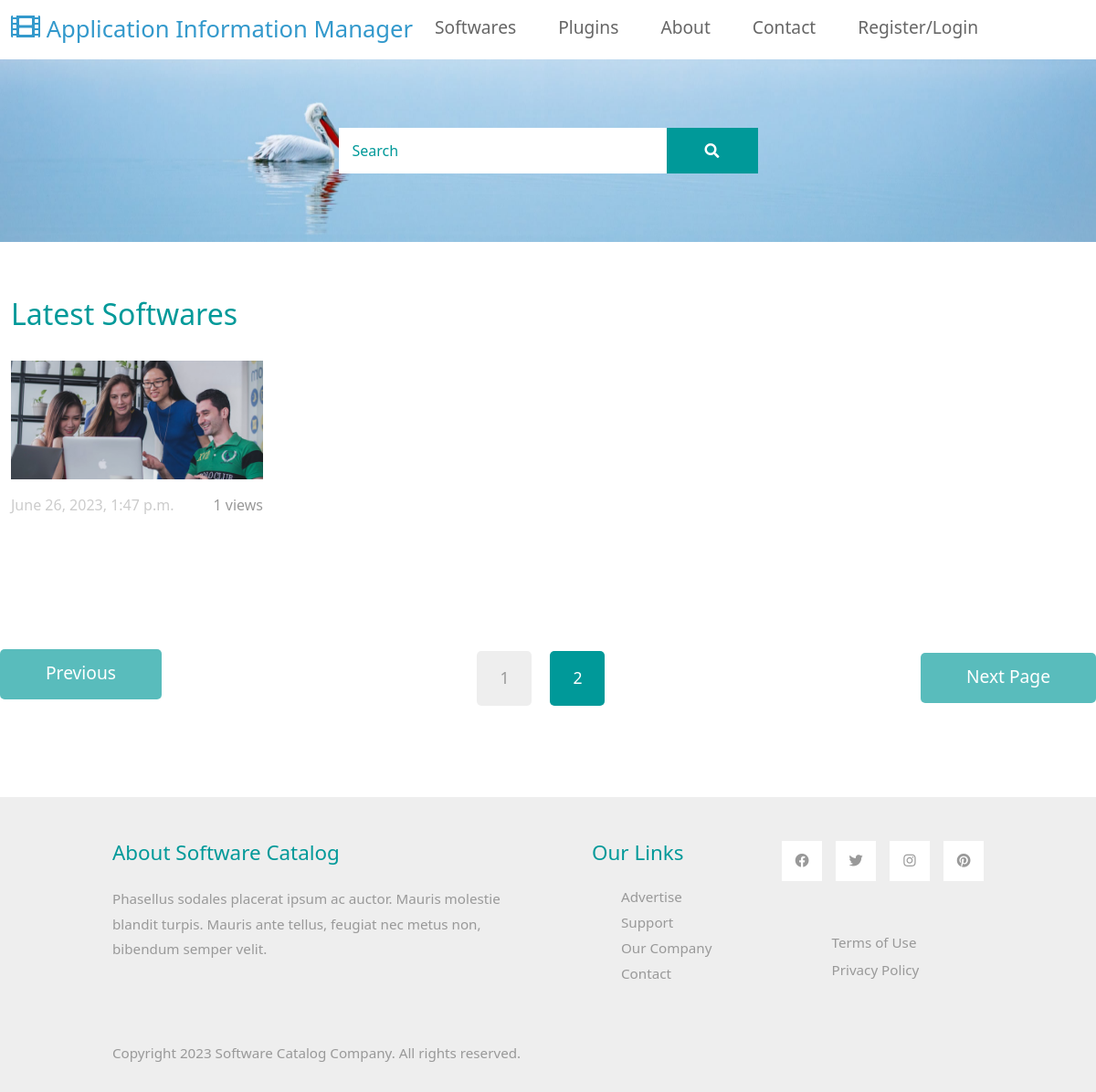
The app's page /catalog/home/?page=2 with its own data.
### catalapp/models.py (models this page shows, shortened)
class Software(models.Model):
    name = models.CharField(max_length=255)
    images = models.ImageField(upload_to="software_images/")
    time_created = models.DateTimeField(auto_now_add=True)
    views = models.ManyToManyField(User, related_name="viewed_software", blank=True)
    information = models.TextField()
    features = models.TextField()
    version = models.CharField(max_length=50)
    supported_systems = models.CharField(max_length=255)
    license = models.CharField(max_length=100)
    subscription = models.BooleanField(default=False)
    tags = models.ManyToManyField("Tag")
    reviews = models.ManyToManyField("Review")
    price = models.PositiveIntegerField(default=100)
    release_date = models.DateField(default='2023-02-02')
    developer = models.CharField(max_length=255,default="")
    download_link = models.URLField(default="")
    is_featured = models.BooleanField(default=False)
    is_popular = models.BooleanField(default=False)
    is_new_release = models.BooleanField(default=False)
    demo_available = models.BooleanField(default=False)
    documentation_link = models.URLField(default="")
    video_link = models.URLField(default="")

### catalapp/views.py (the view)
# urls.py: path("home/", views.home, name="home"),
def home(request):
    softwares = Software.objects.all()
    paginator = Paginator(softwares, per_page=4)
    page_number = request.GET.get("page")
    page_obj = paginator.get_page(page_number)
    return render(request, "index.html", {"page_obj": page_obj})

### catalapp/templates/index.html (shortened to what this page needs)
{% extends 'base.html' %}
{% load static %}
{% block content %}
<div class="tm-hero d-flex justify-content-center align-items-center" data-parallax="scroll"
    data-image-src="{% static 'catalapp/images/hero.jpg' %}">
    <form id="search-form" class="d-flex tm-search-form" action="{% url 'catalapp:search_api' %}" method="get">
        <input id="search-button" class="form-control tm-search-input" type="search" name="q" placeholder="Search"
            aria-label="Search">
        <button class="btn btn-outline-success tm-search-btn" type="submit">
            <i class="fas fa-search"></i>
        </button>
    </form>
</div>
<div class="container-fluid tm-container-content tm-mt-60">
    <div class="row mb-4">
        <h2 class="col-6 tm-text-primary">
            Latest Softwares
        </h2>
    </div>
    <div id="software-gallery-container" class="row tm-mb-90 tm-gallery">
        {% for item in page_obj %}
        <div class="col-xl-3 col-lg-4 col-md-6 col-sm-6 col-12 mb-5">
            <figure class="effect-ming tm-video-item">
                <img src="{{ item.images.url }}" alt="Image" class="img-fluid">
                <figcaption class="d-flex align-items-center justify-content-center">
                </figcaption>
            </figure>
            <div class="d-flex justify-content-between tm-text-gray">
                <span class="tm-text-gray-light">{{ item.time_created }}</span>
                <span>{{ item.views.all.count }} views</span>
            </div>
        </div>
        {% endfor %}
    </div>
</div>
<div id="paginationContainer" class="row tm-mb-90">
    <div class="col-12 d-flex justify-content-between align-items-center tm-paging-col" id="pagination">
        {% if page_obj.has_previous and search_query %}
        <a href="?page={{ page_obj.previous_page_number }}" class="btn btn-primary tm-btn-prev mb-2">Previous</a>
        {% else %}
        <a href="javascript:void(0);" class="btn btn-primary tm-btn-prev mb-2 disabled">Previous</a>
        {% endif %}
        <div class="tm-paging d-flex" id="paginationLinks">
            {% for num in page_obj.paginator.page_range %}
            {% if num == page_obj.number %}
            <a href="javascript:void(0);" class="active tm-paging-link">{{ num }}</a>
            {% else %}
            <a href="?page={{ num }}" class="tm-paging-link">{{ num }}</a>
            {% endif %}
            {% endfor %}
        </div>
        {% if page_obj.has_next and search_query %}
        <a href="?page={{ page_obj.next_page_number }}" class="btn btn-primary tm-btn-next">Next Page</a>
        {% else %}
        <a href="javascript:void(0);" class="btn btn-primary tm-btn-next disabled">Next Page</a>
        {% endif %}
    </div>
</div>
{% endblock %}

### catalapp/static/catalapp/css/templatemo-style.css (style rules this page uses)
a { text-decoration: none; transition: all 0.3s ease; }
.container-fluid { max-width: 1770px; }
.btn { border-radius: 0; }
.btn-primary { background-color: #009999; border: 0; border-radius: 5px; padding: 12px 50px 14px; font-size: 1.2rem; }
.btn-primary.disabled, .btn-primary:disabled { background-color: #009999; pointer-events: all; cursor: not-allowed; }
.form-control { padding: 10px 20px; width: 100%; height: auto; }
.tm-hero { min-height: 200px; background: transparent; }
.tm-mt-60 { margin-top: 60px; }
.tm-mb-90 { margin-bottom: 90px; }
.tm-text-primary { color: #009999; }
.tm-search-input { width: 360px; border-radius: 0; padding: 12px 15px; color: #009999; border: none; }
.tm-search-input::placeholder { color: #009999; opacity: 1; }
.tm-search-btn { color: white; background-color: #009999; border: none; width: 100px; height: 50px; margin-left: -1px; }
p, .tm-text-gray { color: #999; }
.tm-text-gray-light { color: #CCC; }
.tm-video-item { position: relative; overflow: hidden; text-align: center; cursor: pointer; }
.tm-video-item img { position: relative; display: block; min-height: 100%; max-width: 100%; opacity: 0.8; }
.tm-video-item figcaption { padding: 2em; color: #fff; text-transform: uppercase; font-size: 1.25em; -webkit-backface-visibility: hidden; backface-visibility: hidden; }
.tm-video-item figcaption::before, .tm-video-item figcaption::after { pointer-events: none; }
.tm-video-item figcaption, .tm-video-item figcaption > a { position: absolute; top: 0; left: 0; width: 100%; height: 100%; }
.tm-paging-link { display: flex; justify-content: center; align-items: center; width: 60px; height: 60px; font-size: 1.1rem; color: #999; background-color: #EEEEEE; margin: 10px; border-radius: 5px; text-decoration: none; transition: all 0.3s ease; }
.tm-paging-link:hover, .tm-paging-link.active { background-color: #009999; color: #fff; }
figure.effect-ming { background: #030c17; }
figure.effect-ming img { opacity: 0.9; -webkit-transition: opacity 0.35s; transition: opacity 0.35s; }
figure.effect-ming figcaption::before { position: absolute; top: 30px; right: 30px; bottom: 30px; left: 30px; border: 2px solid #fff; box-shadow: 0 0 0 30px rgba(255,255,255,0.2); content: ''; opacity: 0; -webkit-transition: opacity 0.35s, -webkit-transform 0.35s; transition: opacity 0.35s, transform 0.35s; -webkit-transform: scale3d(1.4,1.4,1); transform: scale3d(1.4,1.4,1); }
.form-control, input:-internal-autofill-selected, select:not([multiple]) { color: #009999 !important; }
.form-control::placeholder { color: #009999; opacity: 1; }

### records on screen
Software: images (picture), time_created "June 26, 2023, 1:47 p.m.", views.all.count "1"

### other values on screen
{{ num }} "1"
{{ num }} "2"
